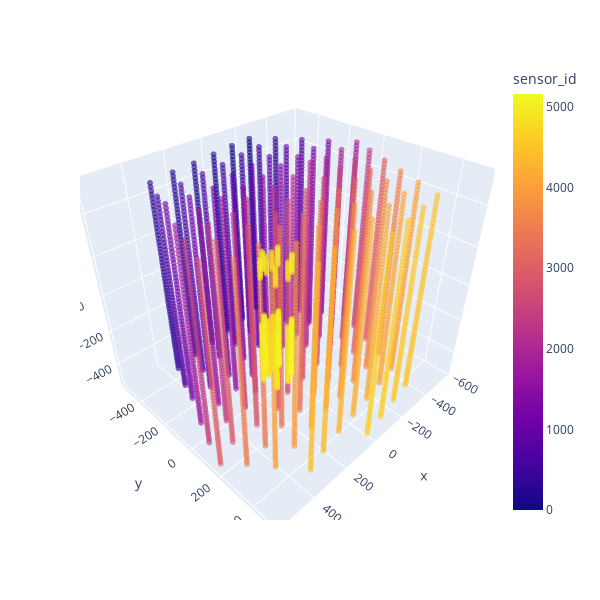

Write notebook code for a chart like this one.
### Code cell
fig = px.scatter_3d(sensors, x='x', y='y', z='z', opacity=0.6, color="sensor_id")
fig.update_traces(marker_size=2)
fig.update_layout(height=600, width=600)
fig.show()

### Figure 1 — Plotly figure (JSON) as saved in the notebook; plotly's stock layout.template omitted (floating-point values rounded to 4 significant figures; data arrays with more than 128 entries replaced by an {"elided": "..."} marker saying what was removed)
{"data": [{"hovertemplate": "x=%{x}<br>y=%{y}<br>z=%{z}<br>sensor_id=%{marker.color}<extra></extra>", "legendgroup": "", "marker": {"color": {"elided": "5160 int values"}, "coloraxis": "coloraxis", "opacity": 0.6, "size": 2, "symbol": "circle"}, "mode": "markers", "name": "", "scene": "scene", "showlegend": false, "type": "scatter3d", "x": {"elided": "5160 float values"}, "y": {"elided": "5160 float values"}, "z": {"elided": "5160 float values"}}], "layout": {"coloraxis": {"colorbar": {"title": {"text": "sensor_id"}}, "colorscale": [[0, "#0d0887"], [0.1111, "#46039f"], [0.2222, "#7201a8"], [0.3333, "#9c179e"], [0.4444, "#bd3786"], [0.5556, "#d8576b"], [0.6667, "#ed7953"], [0.7778, "#fb9f3a"], [0.8889, "#fdca26"], [1, "#f0f921"]]}, "height": 600, "legend": {"tracegroupgap": 0}, "margin": {"t": 60}, "scene": {"domain": {"x": [0, 1], "y": [0, 1]}, "xaxis": {"title": {"text": "x"}}, "yaxis": {"title": {"text": "y"}}, "zaxis": {"title": {"text": "z"}}}, "width": 600}}
